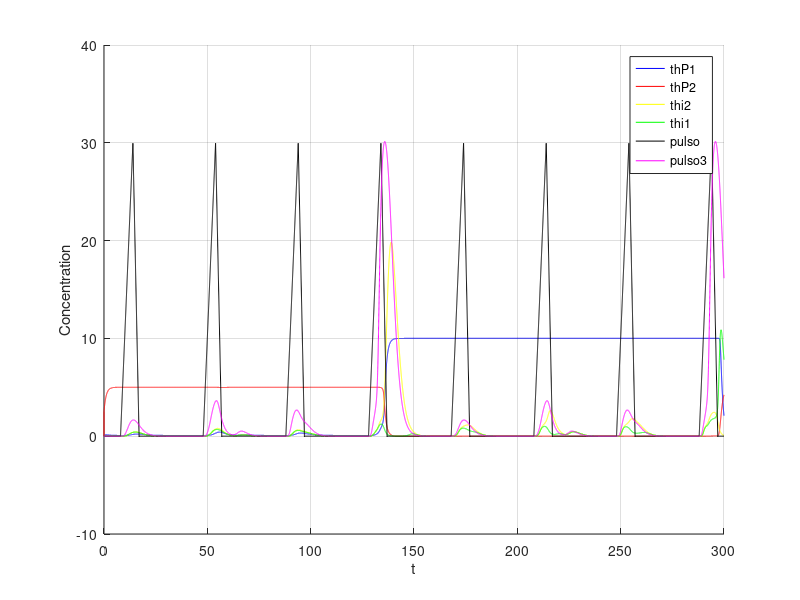
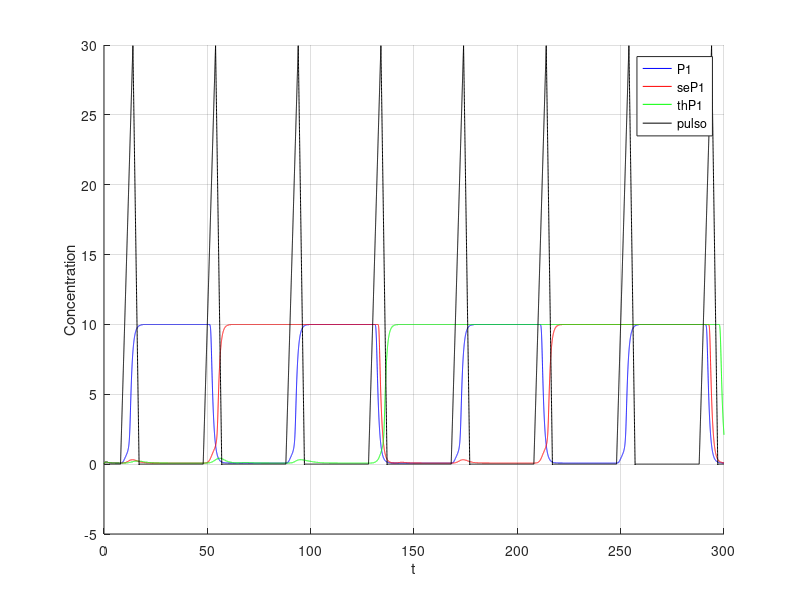

Recreate these plots in MATLAB, in order.
clear;

dt=0.01; 
t=0:dt:300; 

%i = 1 ate 30000

p1 = 0;
p2 = 2.5;
ii1 = 0;
ii2 = 0;

%
alpha0 = 0.1;

% maximal expression rates
km1 = 2;
km2 = 2;

%dissociation constant
kp1 = 1;
kp2 = 2;

% parametros do collins para os iis
beta2 =3;
gama2 = 4;

p1s = zeros(1, length(t));
p2s = zeros(1, length(t));

pulso = zeros(1, length(t));

i1s = zeros(1, length(t));
i2s = zeros(1, length(t));

alpha1 = 10; alpha2 = 5;
beta = 3;
gama = 4;


%2 and 3 bits
% constants
k2 = 2;
k3 = 2;

%degradation rate
kd2 = 0.6;
kd3 = 0.6;
%end 2 and 3 bits

%-------------2bits---------------
% pulso para o segundo switch
pulso2 = zeros(1, length(t));
pulso2aux = 0;

sep1 = 0;
sep2 = 2.5;
seii1 = 0;
seii2 = 0;

% maximal expression rates
sekm1 = 2;
sekm2 = 2;

%dissociation constant
sekp1 = 1;
sekp2 = 2;

% parametros do collins para os iis
sebeta2 =3;
segama2 = 4;

sep1s = zeros(1, length(t));
sep2s = zeros(1, length(t));

sei1s = zeros(1, length(t));
sei2s = zeros(1, length(t));

sealpha1 = 10; sealpha2 = 5;
sebeta = 3;
segama = 4;

%-------------3bits---------------
% pulso para o terceiro switch
pulso3 = zeros(1, length(t));
pulso3aux = 0;

thp1 = 0;
thp2 = 2.5;
thii1 = 0;
thii2 = 0;

% maximal expression rates
thkm1 = 2;
thkm2 = 2;

%dissociation constant
thkp1 = 1;
thkp2 = 2;

% parametros do collins para os iis
thbeta2 =3;
thgama2 = 4;

thp1s = zeros(1, length(t));
thp2s = zeros(1, length(t));

thi1s = zeros(1, length(t));
thi2s = zeros(1, length(t));

thalpha1 = 10; thalpha2 = 5;
thbeta = 3;
thgama = 4;



for i = 2:length(t)
   
   if (mod(i, 4000) >800 && mod(i,4000)<1400)
     pulso(i) = pulso(i-1)+0.05;
   endif
   
   if (mod(i, 4000) >=1400 && mod(i,4000)<1700)
     pulso(i) = pulso(i-1)-0.1;
   endif
  
  
  div = 1 + p1/kp1 + p2/kp2 + (p1*p2)/(kp1*kp2);
  
  dpdt =  ( pulso(i) * ((1 + p1 / (kp1)) / div)     /   (1 + (ii2 / (1 + p1s(i) ) ) ^ beta2)   ) - ii1;
  ii1 = dpdt * dt + ii1;
  i1s(i) = ii1; 
  
  dpdt = ( pulso(i) * ((1 + p1 / (kp1)) / div)       /              (1 + (ii1 / (1 + p2s(i) ) ) ^ gama2)     ) - ii2;
  ii2 = dpdt * dt + ii2;
  i2s(i) = ii2; 
 
  dpdt = (alpha1 / (1 + (p2 / (1 + i2s(i) ) ) ^ beta )) - p1;
  p1 = dpdt * dt + p1;
  p1s(i) = p1;
  
  dpdt = (alpha2 / (1 + (p1 / (1 + i1s(i)) ) ^ gama)) - p2;
  p2 = dpdt * dt + p2;
  p2s(i) = p2;
  
  
%%  ----------2bits-----------
  dpdt =  k2*i1s(i) -kd2*pulso2aux;
  pulso2aux = dpdt * dt + pulso2aux;
  pulso2(i) = pulso2aux;
  
  sediv = 1 + sep1/sekp1 + sep2/sekp2 + (sep1*sep2)/(sekp1*sekp2);

  dpdt = ( 1.01* pulso2(i) * ((1 + sep1 / (sekp1)) / sediv)     /   (1 + (seii2 / (1 + sep1s(i) ) ) ^ sebeta2)   ) - seii1;
  seii1 = dpdt * dt + seii1;
  sei1s(i) = seii1; 
    
  dpdt = ( pulso2(i) * ((1 + sep1 / (sekp1)) / sediv)       /              (1 + (seii1 / (1 + sep2s(i) ) ) ^ segama2)     ) - seii2;
  seii2 = dpdt * dt + seii2;
  sei2s(i) = seii2; 
 
  dpdt = (sealpha1 / (1 + (sep2 / (1 + sei2s(i) ) ) ^ sebeta )) - sep1;
  sep1 = dpdt * dt + sep1;
  sep1s(i) = sep1;
  
  dpdt = (sealpha2 / (1 + (sep1 / (1 + sei1s(i)) ) ^ segama)) - sep2;
  sep2 = dpdt * dt + sep2;
  sep2s(i) = sep2;
  
  
 %%  ----------3bits-----------
  dpdt =  k3*sei1s(i) -kd3*pulso3aux;
  pulso3aux = dpdt * dt + pulso3aux;
  pulso3(i) = pulso3aux;
  
  thdiv = 1 + thp1/thkp1 + thp2/thkp2 + (thp1*thp2)/(thkp1*thkp2);

  dpdt = ( 1.011* pulso3(i) * ((1 + thp1 / (thkp1)) / thdiv)     /   (1 + (thii2 / (1 + thp1s(i) ) ) ^ thbeta2)   ) - thii1;
  thii1 = dpdt * dt + thii1;
  thi1s(i) = thii1; 
    
  dpdt = ( pulso3(i) * ((1 + thp1 / (thkp1)) / thdiv)       /              (1 + (thii1 / (1 + thp2s(i) ) ) ^ thgama2)     ) - thii2;
  thii2 = dpdt * dt + thii2;
  thi2s(i) = thii2; 
 
  dpdt = (thalpha1 / (1 + (thp2 / (1 + thi2s(i) ) ) ^ thbeta )) - thp1;
  thp1 = dpdt * dt + thp1;
  thp1s(i) = thp1;
  
  dpdt = (thalpha2 / (1 + (thp1 / (1 + thi1s(i)) ) ^ thgama)) - thp2;
  thp2 = dpdt * dt + thp2;
  thp2s(i) = thp2;
  
  


endfor

%figure;
%hold on;
%grid on;
%%plot(t, p1s, 'b;P1;', t ,p2s, 'r;P2;', t , pulso , 'k;pulso;');
%plot(t, p1s, 'b;P1;', t ,p2s, 'r;P2;', t , i2s, 'y;i2;', t ,i1s,'g;i1;', t , pulso , 'k;pulso;');
%xlabel('t');
%ylabel('Concentration');

%figure;
%hold on;
%grid on;
%%plot(t, p1s, 'b;P1;', t ,p2s, 'r;P2;', t , pulso , 'k;pulso;');
%plot(t, sep1s, 'b;seP1;', t ,sep2s, 'r;seP2;', t , sei2s, 'y;sei2;', t ,sei1s,'g;sei1;', t , pulso , 'k;pulso;', t, pulso2, 'm;pulso2;');
%xlabel('t');
%ylabel('Concentration');


figure;
hold on;
grid on;
%plot(t, p1s, 'b;P1;', t ,p2s, 'r;P2;', t , pulso , 'k;pulso;');
plot(t, thp1s, 'b;thP1;', t ,thp2s, 'r;thP2;', t , thi2s, 'y;thi2;', t ,thi1s,'g;thi1;', t , pulso , 'k;pulso;', t, pulso3, 'm;pulso3;');
xlabel('t');
ylabel('Concentration');

figure;
hold on;
grid on;
%plot(t, p1s, 'b;P1;', t ,p2s, 'r;P2;', t , pulso , 'k;pulso;');
plot(t, p1s, 'b;P1;', t, sep1s, 'r;seP1;', t, thp1s, 'g;thP1;', t , pulso , 'k;pulso;');
xlabel('t');
ylabel('Concentration');